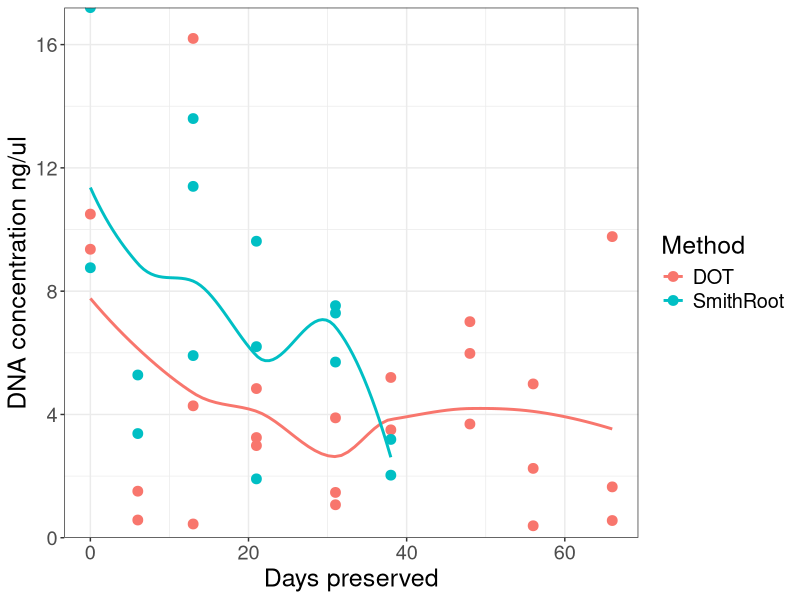
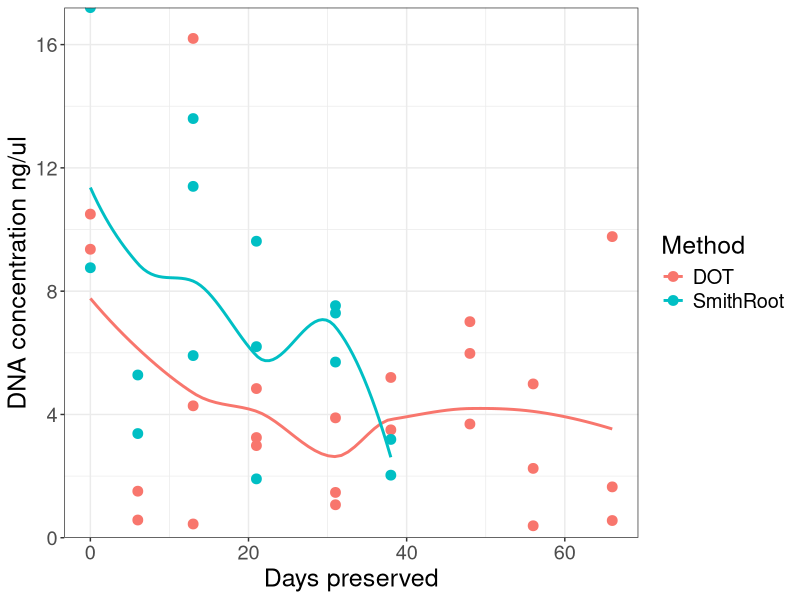

Write the R code that produced these figures, in order.
#plot up eDNA concentration vs duration in RNAlater in the DOT samplers
library(dplyr)
library(ggplot2)

#Read in the csv 
conc <- read.csv("data/eDNA_Concentrations.csv", header = T) %>% group_by(Method)

ggplot(conc, aes(x=DurationPreserved, y=as.numeric(Concentration), color=Method))+
  geom_point(size=3)+
  geom_smooth(se = F)+
  ylab(label = "DNA concentration ng/ul")+
  xlab(label = "Days preserved")+
  expand_limits(x=0,y=0)+
  #scale_x_continuous(expand=c(0,0), limits=c(0,NA))+
  scale_y_continuous(expand=c(0,0), limits=c(0,NA))+
  theme_bw()+
  theme(text=element_text(size=18))


ggsave(filename = "DOTvsSR_preservation.png",plot = last_plot(),device = "png",
       path = "figures/",width = 12, height = 8, units = "in", dpi = 400, bg = "white")
